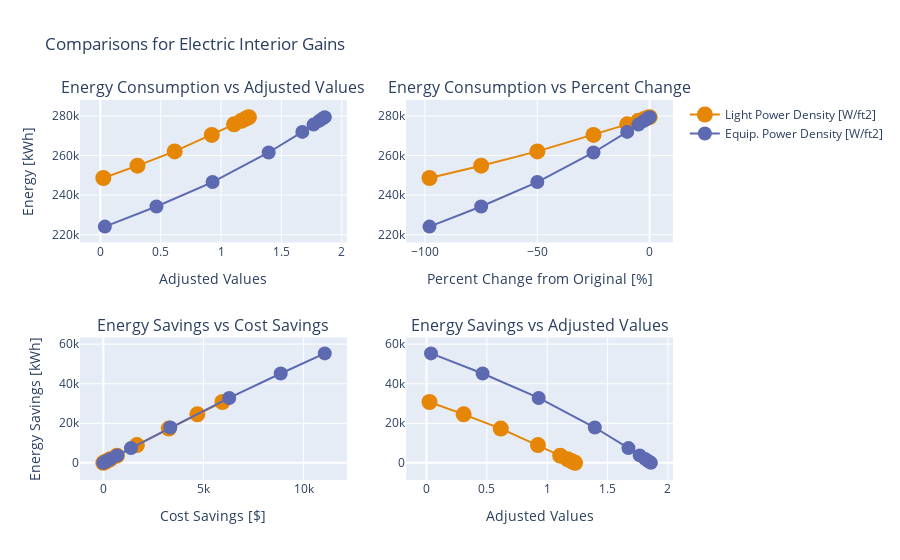
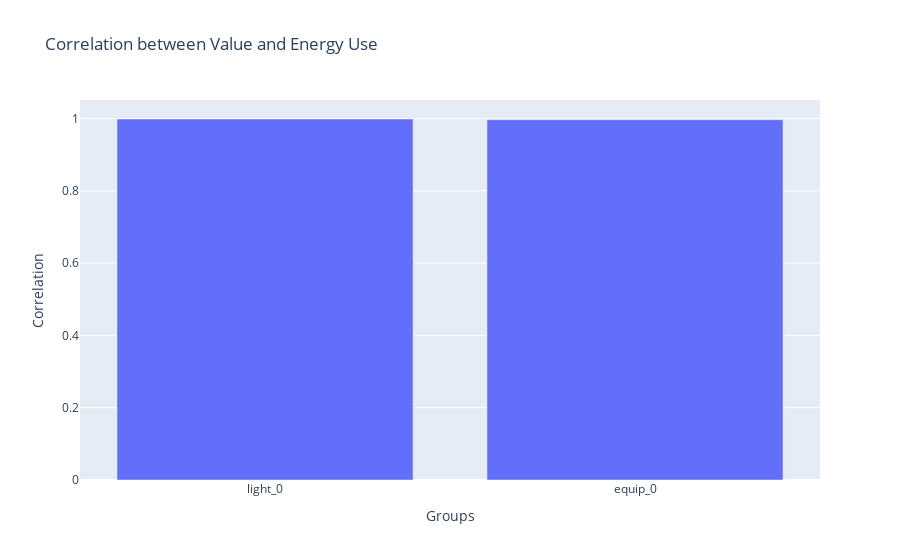

Notebook cell for these charts, in order:
### Markdown cell above
# Lighting, Equip

### Code cell
data = get_group("Electric Interior Gains", False)
four_compare(data[0], data[1], data[2], data[3])
correlations(data[1], data[2])

### Figure 1 — Plotly figure (JSON) as saved in the notebook; plotly's stock layout.template omitted (floating-point values rounded to 4 significant figures)
{"data": [{"legendgroup": "Groups", "line": {"color": "rgb(229, 134, 6)"}, "marker": {"size": 16.0}, "mode": "lines+markers", "name": "Light Power Density [W/ft2]", "showlegend": true, "type": "scatter", "x": [0.02461, 0.3076, 0.6152, 0.9228, 1.107, 1.169, 1.2, 1.218, 1.23], "xaxis": "x", "y": [248600.0, 254900.0, 262100.0, 270400.0, 275700.0, 277500.0, 278500.0, 279000.0, 279400.0], "yaxis": "y"}, {"legendgroup": "Groups", "line": {"color": "rgb(93, 105, 177)"}, "marker": {"size": 14.0}, "mode": "lines+markers", "name": "Equip. Power Density [W/ft2]", "showlegend": true, "type": "scatter", "x": [0.03717, 0.4647, 0.9294, 1.394, 1.673, 1.766, 1.812, 1.84, 1.859], "xaxis": "x", "y": [224100.0, 234200.0, 246600.0, 261500.0, 271900.0, 275600.0, 277500.0, 278600.0, 279400.0], "yaxis": "y"}, {"legendgroup": "Groups", "line": {"color": "rgb(229, 134, 6)"}, "marker": {"size": 16.0}, "mode": "lines+markers", "name": "light_0", "showlegend": false, "type": "scatter", "x": [-98, -75, -50, -25, -10, -5, -2.5, -1, 0], "xaxis": "x2", "y": [248600.0, 254900.0, 262100.0, 270400.0, 275700.0, 277500.0, 278500.0, 279000.0, 279400.0], "yaxis": "y2"}, {"legendgroup": "Groups", "line": {"color": "rgb(93, 105, 177)"}, "marker": {"size": 14.0}, "mode": "lines+markers", "name": "equip_0", "showlegend": false, "type": "scatter", "x": [-98, -75, -50, -25, -10, -5, -2.5, -1, 0], "xaxis": "x2", "y": [224100.0, 234200.0, 246600.0, 261500.0, 271900.0, 275600.0, 277500.0, 278600.0, 279400.0], "yaxis": "y2"}, {"legendgroup": "Groups", "line": {"color": "rgb(229, 134, 6)"}, "marker": {"size": 16.0}, "mode": "lines+markers", "name": "light_0", "showlegend": false, "type": "scatter", "x": [5946.0, 4694.0, 3268.0, 1675.0, 677.3, 339.7, 169.8, 67.93, 0], "xaxis": "x3", "y": [30750.0, 24530.0, 17320.0, 9002.0, 3652.0, 1836.0, 919.9, 368.5, 0], "yaxis": "y3"}, {"legendgroup": "Groups", "line": {"color": "rgb(93, 105, 177)"}, "marker": {"size": 14.0}, "mode": "lines+markers", "name": "equip_0", "showlegend": false, "type": "scatter", "x": [11060.0, 8858.0, 6285.0, 3344.0, 1379.0, 696.7, 350.0, 139.9, 0], "xaxis": "x3", "y": [55330.0, 45170.0, 32810.0, 17860.0, 7461.0, 3786.0, 1906.0, 764.9, 0], "yaxis": "y3"}, {"legendgroup": "Groups", "line": {"color": "rgb(229, 134, 6)"}, "marker": {"size": 16.0}, "mode": "lines+markers", "name": "light_0", "showlegend": false, "type": "scatter", "x": [0.02461, 0.3076, 0.6152, 0.9228, 1.107, 1.169, 1.2, 1.218, 1.23], "xaxis": "x4", "y": [30750.0, 24530.0, 17320.0, 9002.0, 3652.0, 1836.0, 919.9, 368.5, 0], "yaxis": "y4"}, {"legendgroup": "Groups", "line": {"color": "rgb(93, 105, 177)"}, "marker": {"size": 14.0}, "mode": "lines+markers", "name": "equip_0", "showlegend": false, "type": "scatter", "x": [0.03717, 0.4647, 0.9294, 1.394, 1.673, 1.766, 1.812, 1.84, 1.859], "xaxis": "x4", "y": [55330.0, 45170.0, 32810.0, 17860.0, 7461.0, 3786.0, 1906.0, 764.9, 0], "yaxis": "y4"}], "layout": {"annotations": [{"font": {"size": 16}, "showarrow": false, "text": "Energy Consumption vs Adjusted Values", "x": 0.225, "xanchor": "center", "xref": "paper", "y": 1, "yanchor": "bottom", "yref": "paper"}, {"font": {"size": 16}, "showarrow": false, "text": "Energy Consumption vs Percent Change", "x": 0.775, "xanchor": "center", "xref": "paper", "y": 1, "yanchor": "bottom", "yref": "paper"}, {"font": {"size": 16}, "showarrow": false, "text": "Energy Savings vs Cost Savings", "x": 0.225, "xanchor": "center", "xref": "paper", "y": 0.375, "yanchor": "bottom", "yref": "paper"}, {"font": {"size": 16}, "showarrow": false, "text": "Energy Savings vs Adjusted Values", "x": 0.775, "xanchor": "center", "xref": "paper", "y": 0.375, "yanchor": "bottom", "yref": "paper"}], "title": {"text": "Comparisons for Electric Interior Gains"}, "xaxis": {"anchor": "y", "domain": [0, 0.45], "title": {"text": "Adjusted Values"}}, "xaxis2": {"anchor": "y2", "domain": [0.55, 1], "title": {"text": "Percent Change from Original [%]"}}, "xaxis3": {"anchor": "y3", "domain": [0, 0.45], "title": {"text": "Cost Savings [$]"}}, "xaxis4": {"anchor": "y4", "domain": [0.55, 1], "title": {"text": "Adjusted Values"}}, "yaxis": {"anchor": "x", "domain": [0.625, 1], "title": {"text": "Energy [kWh]"}}, "yaxis2": {"anchor": "x2", "domain": [0.625, 1]}, "yaxis3": {"anchor": "x3", "domain": [0, 0.375], "title": {"text": "Energy Savings [kWh]"}}, "yaxis4": {"anchor": "x4", "domain": [0, 0.375]}}}

### Figure 2 — Plotly figure (JSON) as saved in the notebook; plotly's stock layout.template omitted (floating-point values rounded to 4 significant figures)
{"data": [{"type": "bar", "x": ["light_0", "equip_0"], "y": [0.9988, 0.9969]}], "layout": {"title": {"text": "Correlation between Value and Energy Use"}, "xaxis": {"title": {"text": "Groups"}}, "yaxis": {"title": {"text": "Correlation"}}}}
